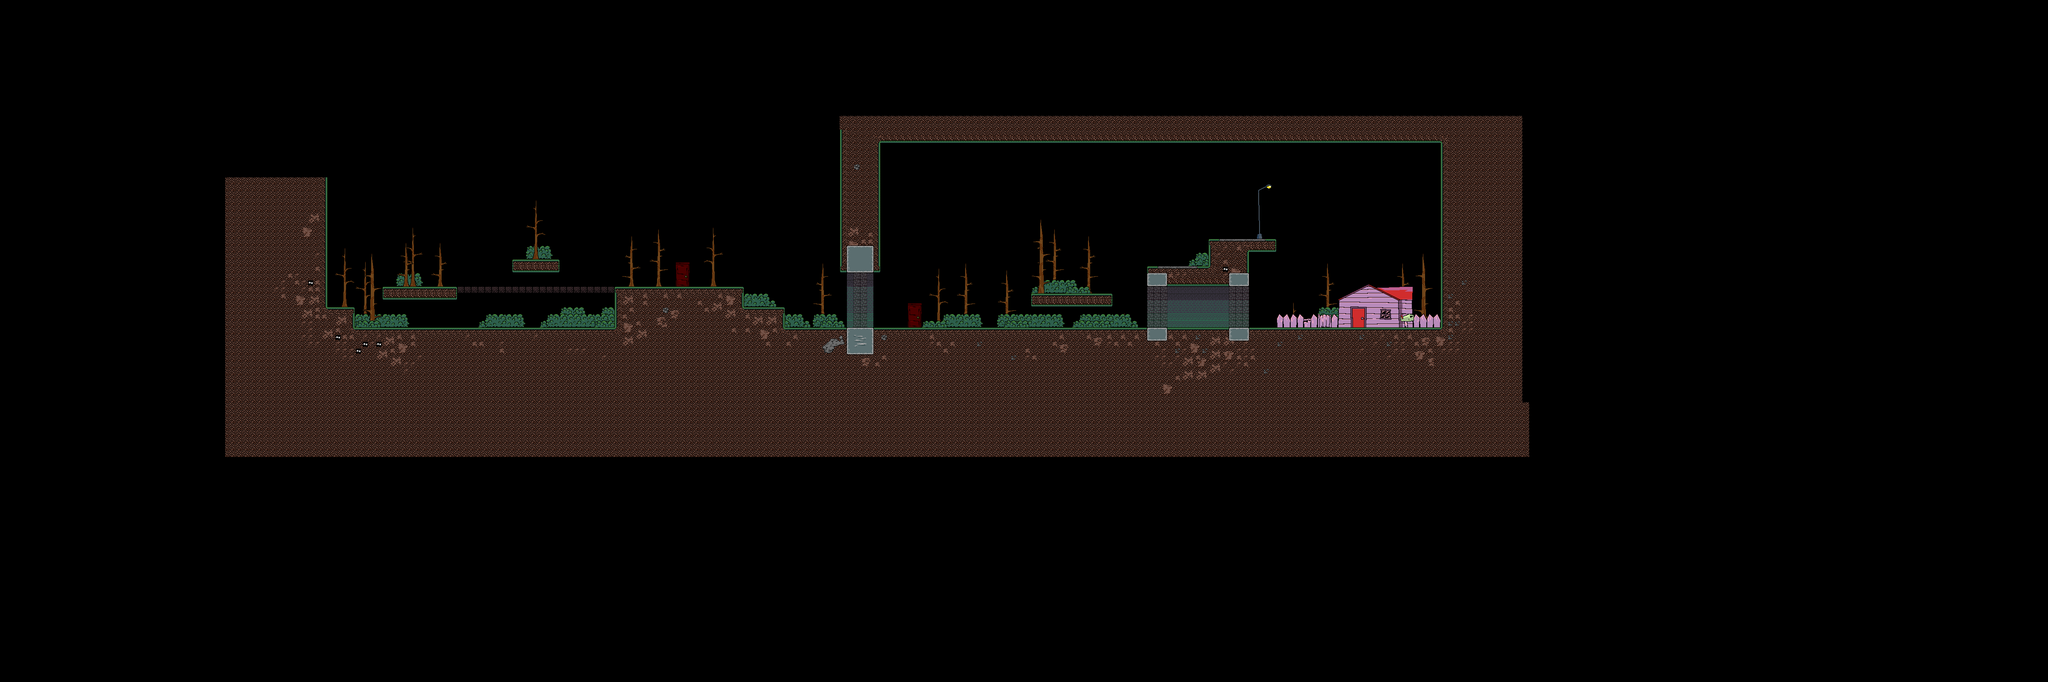

This game map was drawn from its Tiled (.tmx) file and the tilesets committed beside it. A one-line description and the trimmed map source follow:
An orthogonal 300x100 tile map with 16x16 px tiles, 5 tile layers (05 Background 2, 04 Background, 03 Collision, 02 Foreground, ...).

<map version="1.5" tiledversion="1.7.0" orientation="orthogonal" renderorder="right-down" width="300" height="100" tilewidth="16" tileheight="16" infinite="0" nextlayerid="6" nextobjectid="1">
 <tileset firstgid="1" source="RatkingTileset.tsx" />
 <layer id="5" name="05 Background 2" width="300" height="100">
  <data>[30000 cells, 342 non-empty, 124 distinct tile ids]</data>
 </layer>
 <layer id="4" name="04 Background" width="300" height="100">
  <data>[30000 cells, 2111 non-empty, 174 distinct tile ids]</data>
 </layer>
 <layer id="1" name="03 Collision" width="300" height="100">
  <data>[30000 cells, 3539 non-empty, 48 distinct tile ids]</data>
 </layer>
 <layer id="2" name="02 Foreground" width="300" height="100">
  <data>[30000 cells, 176 non-empty, 79 distinct tile ids]</data>
 </layer>
 <layer id="3" name="01 Placeholders" width="300" height="100" opacity="0.43">
  <data>[30000 cells, 91 non-empty, 10 distinct tile ids]</data>
 </layer>
</map>